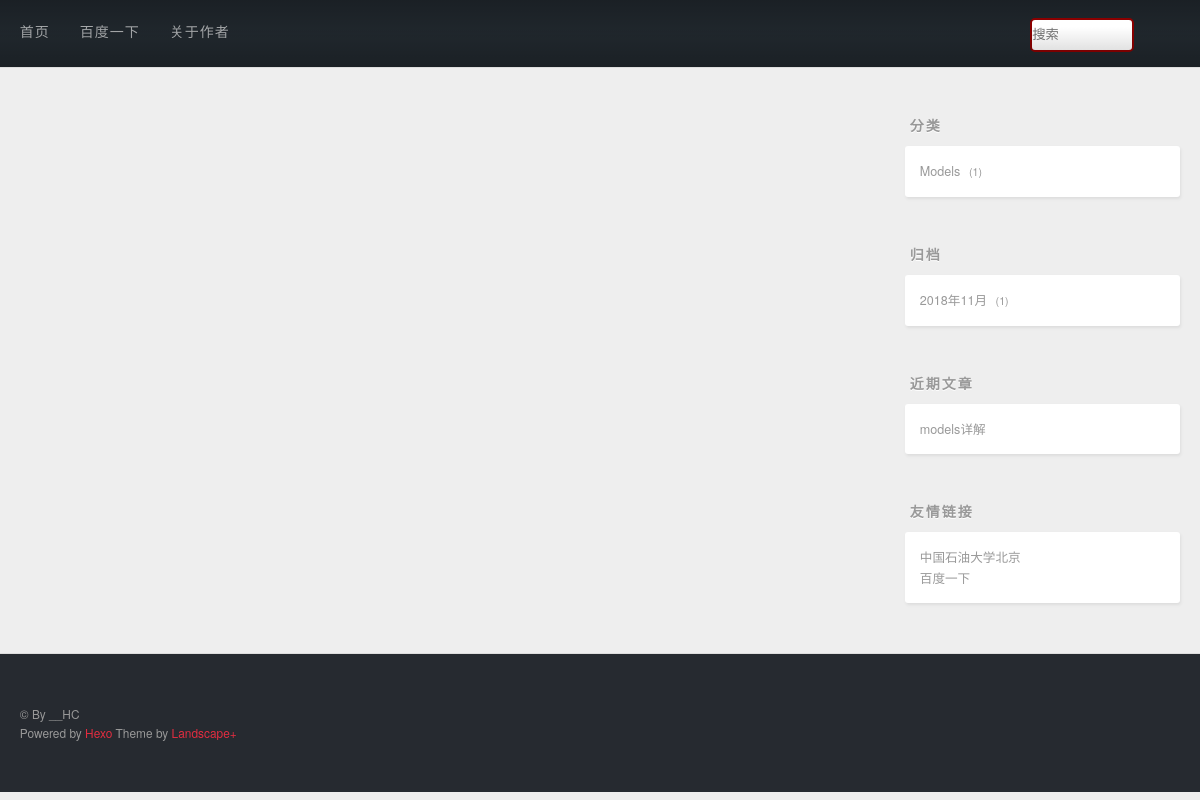
The app's page /search/ with its own data.
### blog/models.py (models this page shows, shortened)
class Category(models.Model):
    name = models.CharField(max_length=20,unique=True)
    class Meta():
        verbose_name_plural = '类别'

class Post(models.Model):
    title = models.CharField(max_length=20)
    desc = RichTextUploadingField()
    content = models.TextField()
    created = models.DateField(auto_now_add=True)
    modified = models.DateTimeField(auto_now=True)
    category = models.ForeignKey(Category,on_delete=models.DO_NOTHING)
    tags = models.ManyToManyField(Tags)
    class Meta():
        verbose_name_plural = '贴子'

### blog/views.py (the view)
# urls.py: path('search/',views.search_view),
def search_view(request):
    keyword = request.GET.get('q')
    paginator = Paginator(SearchQuerySet().filter(SQ(title=keyword) | SQ(content=keyword)).all(), 10)
    page = paginator.page(1)
    posts = []
    for result in page.object_list:
        posts.append(result.object)
    return render(request,'archive.html',{'posts': posts})

### blog/context_processors.py (called while the page is built)
def globla_context_process(request):
    content={}
    content['category'] = Post.objects.values('category','category__name').annotate(count = Count('*'))
    archive = get_archive()
    content['archive']=archive
    content['recent']=Post.objects.order_by('-created').all()[:2]
    return content

def get_archive():
    s = set()
    for t in Post.objects.values('created'):
        s.add(str(t['created'].year) + "-" + str(t['created'].month))   #去重
    archive = []
    for time in s:
        year = time.split('-')[0]
        month = time.split('-')[1]
        item = {'created': date(year=int(year), month=int(month), day=1),
                'count': Post.objects.filter(created__year=year, created__month=month).count()}
        archive.append(item)
    return archive

### blog/templates/archive.html (shortened to what this page needs)
{% extends 'base.html' %}

### templates/slider.html
<aside id="sidebar">
  <div class="widget-wrap">
     <h3 class="widget-title">分类</h3>
      <div class="widget">
       <ul class="category-list">
          {% for category in category %}
          <li class="category-list-item">
              <a class="category-list-link" href="/category/{{ category.category }}">{{ category.category__name }}</a>
              <span class="category-list-count">{{ category.count }}</span>
          </li>
          {% endfor %}
       </ul>
     </div>
  </div>
  <div class="widget-wrap">
    <h3 class="widget-title">归档</h3>
    <div class="widget">
      <ul class="archive-list">
          {% for archive in archive %}
          <li class="archive-list-item">
              <a class="archive-list-link" href="/archive/{{ archive.created.year }}/{{ archive.created.month }}">{{ archive.created.year }}年{{ archive.created.month }}月</a>
              <span class="archive-list-count">{{ archive.count }}</span>
          </li>
          {% endfor %}
      </ul>
    </div>
  </div>
  <div class="widget-wrap">
    <h3 class="widget-title">近期文章</h3>
    <div class="widget">
      <ul>
          {% for post in recent %}
          <li>
            <a href="/page/content/{{ post.id }}">{{ post.title }}</a>
          </li>
          {% endfor %}
      </ul>
    </div>
  </div>
  <div class="widget-wrap">
    <h3 class="widget-title">友情链接</h3>
    <div class="widget">
      <ul>
          <li>
            <a href="http://www.cup.edu.cn/" target="_blank">中国石油大学北京</a>
          </li>
          <li>
            <a href="http://www.baidu.com/" target="_blank">百度一下</a>
          </li>
      </ul>
    </div>
  </div>
</aside>

### staticfile/css/style.css (style rules this page uses)
body { zoom: 1; width: 100%; }
body:before, body:after { content: ""; display: table; }
body:after { clear: both; }
html, body, div, span, applet, object, iframe, h1, h2, h3, h4, h5, h6, p, blockquote, pre, a, abbr, acronym, address, big, cite, code, del, dfn, em, img, ins, kbd, q, s, samp, small, strike, strong, sub, sup, tt, var, dl, dt, dd, ol, ul, li, fieldset, form, label, legend, table, caption, tbody, tfoot, thead, tr, th, td { margin: 0; padding: 0; border: 0; outline: 0; font-weight: inherit; font-style: inherit; font-family: inherit; font-size: 100%; vertical-align: baseline; }
body { line-height: 1; color: #000; background: #fff; }
ol, ul { list-style: none; }
html, body, #container { height: 100%; }
body { background: #eee; font: 14px/1.6em "微软雅黑", "Microsoft Yahei", "Droid Sans", Helvetica Neue, Helvetica, Arial, sans-serif; -webkit-text-size-adjust: 100%; }
.article-date, .article-category-link, .archive-year, .widget-title { text-decoration: none; text-transform: uppercase; letter-spacing: 2px; color: #999; margin-bottom: 1em; margin-left: 5px; line-height: 1em; text-shadow: 0 1px #fff; font-weight: bold; }
.article-entry ul, .widget ul, .article-entry ol, .widget ol, .article-entry dl, .widget dl { margin: 0 20px; line-height: 1.6em; }
.article-entry ul, .widget ul { list-style: disc; }
@media screen and (min-width: 768px) { #sidebar { display: inline; float: left; width: 23.3333333333333%; margin: 0 0.8333333333333%; } }
.widget-wrap { margin: 50px 0; }
.widget { color: #777; text-shadow: 0 1px #fff; background: #fff; -webkit-box-shadow: 1px 2px 3px #ddd; box-shadow: 1px 2px 3px #ddd; padding: 15px; -webkit-border-radius: 3px; border-radius: 3px; }
.widget a { color: #999; text-decoration: none; }
.widget { line-height: 1.6em; word-wrap: break-word; font-size: 0.9em; }
.widget ul, .widget ol { list-style: none; margin: 0; }
.category-list-count, .tag-list-count, .archive-list-count { padding-left: 5px; color: #999; font-size: 0.85em; }
.category-list-count:before, .tag-list-count:before, .archive-list-count:before { content: "("; }
.category-list-count:after, .tag-list-count:after, .archive-list-count:after { content: ")"; }

### records on screen
Category: category__name "Models", count "1"
Post: title "models详解"

### other values on screen
{{ archive.created.year }} "2018"
{{ archive.created.month }} "11"
{{ archive.count }} "1"
